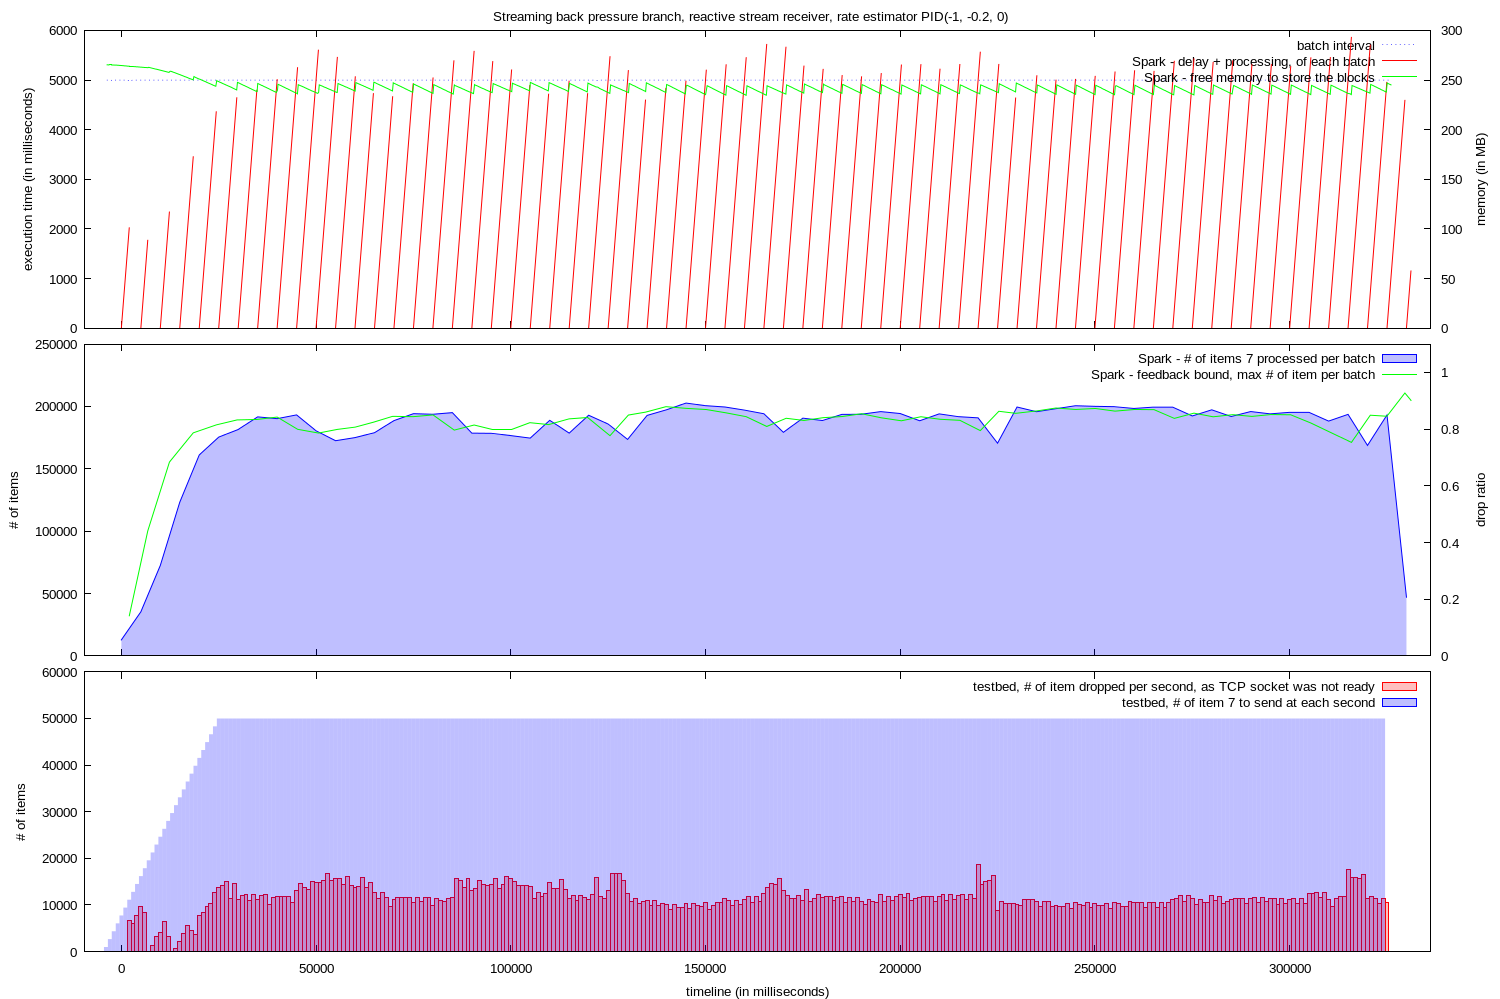

Write gnuplot code to recreate this figure.

set y2range [0:]
set y2tics
set yrange [0:]
set lmargin 12
set rmargin 10
set datafile missing "?"
set style fill transparent solid 0.25

set style arrow 1 nohead ls 1
set ytics nomirror

set terminal pngcairo dashed enhanced font "arial,10" fontscale 1.0 size 1500,999

set output "graph.png"

set multiplot layout 3, 1 title "Streaming back pressure branch, reactive stream receiver, rate estimator PID(-1, -0.2, 0)"

set xrange [ -9465 : 336159 ]
set xtics format " "
set bmargin 1
set ylabel "execution time (in milliseconds)"
set y2label "memory (in MB)"

plot "memory.log" using 1:(5000) with line lt 0 lc 3 title "batch interval", \
  "execution.log" using 2:(0):($1-$2):($1-$2) with vector title "Spark - delay + processing, of each batch" arrowstyle 1, \
  "memory.log" using 1:($2/1024) axes x1y2 with lines title "Spark - free memory to store the blocks" lt 1 lc 2
 


set tmargin 0
set ylabel "# of items"
set y2label "drop ratio"
set y2range [ 0 : 1.1 ]


plot "execution_0.log" using 2:($3) with filledcurve x1 title "Spark - # of items 7 processed per batch" lt 1 lc 3, \
  "feedback_0.log" using 1:($2 * 5) with lines title "Spark - feedback bound, max # of item per batch" lt 1 lc 2


set xlabel "timeline (in milliseconds)"


set xtics format "%.0f"
set bmargin 3
set ylabel "# of items"
unset y2label
unset y2tics
unset y2range


set yrange [ 0 : 60000 ]

set boxwidth 1000

plot "droppedValuesPerSecond.log" using 1:2 with boxes title "testbed, # of item dropped per second, as TCP socket was not ready" lt 1 lc 1, \
"tick.log" using 1:($2) with fillsteps title "testbed, # of item 7 to send at each second" lt 1 lc 3
unset multiplot
